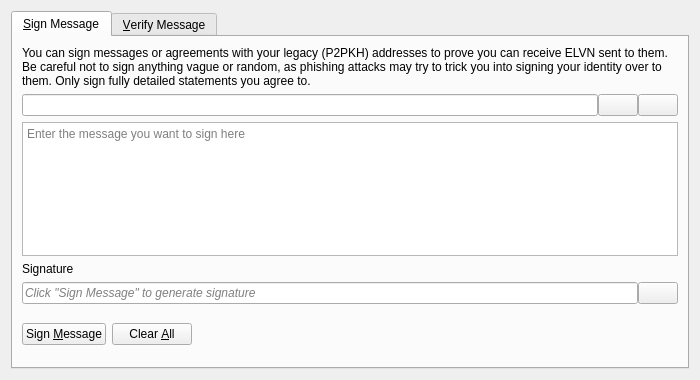
<?xml version="1.0" encoding="UTF-8"?>
<ui version="4.0">
 <class>SignVerifyMessageDialog</class>
 <widget class="QDialog" name="SignVerifyMessageDialog">
  <property name="geometry">
   <rect>
    <x>0</x>
    <y>0</y>
    <width>700</width>
    <height>380</height>
   </rect>
  </property>
  <property name="windowTitle">
   <string>Signatures - Sign / Verify a Message</string>
  </property>
  <property name="modal">
   <bool>true</bool>
  </property>
  <layout class="QVBoxLayout" name="verticalLayout">
   <item>
    <widget class="QTabWidget" name="tabWidget">
     <property name="currentIndex">
      <number>0</number>
     </property>
     <widget class="QWidget" name="tabSignMessage">
      <attribute name="title">
       <string>&amp;Sign Message</string>
      </attribute>
      <layout class="QVBoxLayout" name="verticalLayout_SM">
       <item>
        <widget class="QLabel" name="infoLabel_SM">
         <property name="text">
          <string>You can sign messages or agreements with your legacy (P2PKH) addresses to prove you can receive ELVN sent to them. Be careful not to sign anything vague or random, as phishing attacks may try to trick you into signing your identity over to them. Only sign fully detailed statements you agree to.</string>
         </property>
         <property name="textFormat">
          <enum>Qt::PlainText</enum>
         </property>
         <property name="wordWrap">
          <bool>true</bool>
         </property>
        </widget>
       </item>
       <item>
        <layout class="QHBoxLayout" name="horizontalLayout_1_SM">
         <property name="spacing">
          <number>0</number>
         </property>
         <item>
          <widget class="QValidatedLineEdit" name="addressIn_SM">
           <property name="toolTip">
            <string>The ELARVON address to sign the message with</string>
           </property>
          </widget>
         </item>
         <item>
          <widget class="QPushButton" name="addressBookButton_SM">
           <property name="toolTip">
            <string>Choose previously used address</string>
           </property>
           <property name="text">
            <string/>
           </property>
           <property name="icon">
            <iconset resource="../bitcoin.qrc">
             <normaloff>:/icons/address-book</normaloff>:/icons/address-book</iconset>
           </property>
           <property name="shortcut">
            <string>Alt+A</string>
           </property>
           <property name="autoDefault">
            <bool>false</bool>
           </property>
          </widget>
         </item>
         <item>
          <widget class="QPushButton" name="pasteButton_SM">
           <property name="toolTip">
            <string>Paste address from clipboard</string>
           </property>
           <property name="text">
            <string/>
           </property>
           <property name="icon">
            <iconset resource="../bitcoin.qrc">
             <normaloff>:/icons/editpaste</normaloff>:/icons/editpaste</iconset>
           </property>
           <property name="shortcut">
            <string>Alt+P</string>
           </property>
           <property name="autoDefault">
            <bool>false</bool>
           </property>
          </widget>
         </item>
        </layout>
       </item>
       <item>
        <widget class="QPlainTextEdit" name="messageIn_SM">
         <property name="toolTip">
          <string>Enter the message you want to sign here</string>
         </property>
         <property name="placeholderText">
          <string>Enter the message you want to sign here</string>
         </property>
        </widget>
       </item>
       <item>
        <widget class="QLabel" name="signatureLabel_SM">
         <property name="text">
          <string>Signature</string>
         </property>
         <property name="textFormat">
          <enum>Qt::PlainText</enum>
         </property>
        </widget>
       </item>
       <item>
        <layout class="QHBoxLayout" name="horizontalLayout_2_SM">
         <property name="spacing">
          <number>0</number>
         </property>
         <item>
          <widget class="QLineEdit" name="signatureOut_SM">
           <property name="placeholderText">
            <string>Click "Sign Message" to generate signature</string>
           </property>
           <property name="font">
            <font>
             <italic>true</italic>
            </font>
           </property>
           <property name="readOnly">
            <bool>true</bool>
           </property>
          </widget>
         </item>
         <item>
          <widget class="QPushButton" name="copySignatureButton_SM">
           <property name="toolTip">
            <string>Copy the current signature to the clipboard</string>
           </property>
           <property name="text">
            <string/>
           </property>
           <property name="icon">
            <iconset resource="../bitcoin.qrc">
             <normaloff>:/icons/editcopy</normaloff>:/icons/editcopy</iconset>
           </property>
           <property name="autoDefault">
            <bool>false</bool>
           </property>
          </widget>
         </item>
        </layout>
       </item>
       <item>
        <layout class="QHBoxLayout" name="horizontalLayout_3_SM">
         <item>
          <widget class="QPushButton" name="signMessageButton_SM">
           <property name="toolTip">
            <string>Sign the message to prove you own this ELARVON address</string>
           </property>
           <property name="text">
            <string>Sign &amp;Message</string>
           </property>
           <property name="icon">
            <iconset resource="../bitcoin.qrc">
             <normaloff>:/icons/edit</normaloff>:/icons/edit</iconset>
           </property>
           <property name="autoDefault">
            <bool>false</bool>
           </property>
          </widget>
         </item>
         <item>
          <widget class="QPushButton" name="clearButton_SM">
           <property name="toolTip">
            <string>Reset all sign message fields</string>
           </property>
           <property name="text">
            <string>Clear &amp;All</string>
           </property>
           <property name="icon">
            <iconset resource="../bitcoin.qrc">
             <normaloff>:/icons/remove</normaloff>:/icons/remove</iconset>
           </property>
           <property name="autoDefault">
            <bool>false</bool>
           </property>
          </widget>
         </item>
         <item>
          <spacer name="horizontalSpacer_1_SM">
           <property name="orientation">
            <enum>Qt::Horizontal</enum>
           </property>
           <property name="sizeHint" stdset="0">
            <size>
             <width>40</width>
             <height>48</height>
            </size>
           </property>
          </spacer>
         </item>
         <item>
          <widget class="QLabel" name="statusLabel_SM">
           <property name="font">
            <font>
             <weight>75</weight>
             <bold>true</bold>
            </font>
           </property>
           <property name="text">
            <string/>
           </property>
           <property name="wordWrap">
            <bool>true</bool>
           </property>
          </widget>
         </item>
         <item>
          <spacer name="horizontalSpacer_2_SM">
           <property name="orientation">
            <enum>Qt::Horizontal</enum>
           </property>
           <property name="sizeHint" stdset="0">
            <size>
             <width>40</width>
             <height>48</height>
            </size>
           </property>
          </spacer>
         </item>
        </layout>
       </item>
      </layout>
     </widget>
     <widget class="QWidget" name="tabVerifyMessage">
      <attribute name="title">
       <string>&amp;Verify Message</string>
      </attribute>
      <layout class="QVBoxLayout" name="verticalLayout_VM">
       <item>
        <widget class="QLabel" name="infoLabel_VM">
         <property name="text">
          <string>Enter the receiver's address, message (ensure you copy line breaks, spaces, tabs, etc. exactly) and signature below to verify the message. Be careful not to read more into the signature than what is in the signed message itself, to avoid being tricked by a man-in-the-middle attack. Note that this only proves the signing party receives with the address, it cannot prove sendership of any transaction!</string>
         </property>
         <property name="textFormat">
          <enum>Qt::PlainText</enum>
         </property>
         <property name="alignment">
          <set>Qt::AlignLeading|Qt::AlignLeft|Qt::AlignTop</set>
         </property>
         <property name="wordWrap">
          <bool>true</bool>
         </property>
        </widget>
       </item>
       <item>
        <layout class="QHBoxLayout" name="horizontalLayout_1_VM">
         <property name="spacing">
          <number>0</number>
         </property>
         <item>
          <widget class="QValidatedLineEdit" name="addressIn_VM">
           <property name="toolTip">
            <string>The ELARVON address the message was signed with</string>
           </property>
          </widget>
         </item>
         <item>
          <widget class="QPushButton" name="addressBookButton_VM">
           <property name="toolTip">
            <string>Choose previously used address</string>
           </property>
           <property name="text">
            <string/>
           </property>
           <property name="icon">
            <iconset resource="../bitcoin.qrc">
             <normaloff>:/icons/address-book</normaloff>:/icons/address-book</iconset>
           </property>
           <property name="shortcut">
            <string>Alt+A</string>
           </property>
           <property name="autoDefault">
            <bool>false</bool>
           </property>
          </widget>
         </item>
        </layout>
       </item>
       <item>
        <widget class="QPlainTextEdit" name="messageIn_VM">
          <property name="toolTip">
            <string>The signed message to verify</string>
          </property>
          <property name="placeholderText">
            <string>The signed message to verify</string>
          </property>
        </widget>
       </item>
       <item>
        <widget class="QValidatedLineEdit" name="signatureIn_VM">
          <property name="toolTip">
            <string>The signature given when the message was signed</string>
          </property>
          <property name="placeholderText">
            <string>The signature given when the message was signed</string>
          </property>
        </widget>
       </item>
       <item>
        <layout class="QHBoxLayout" name="horizontalLayout_2_VM">
         <item>
          <widget class="QPushButton" name="verifyMessageButton_VM">
           <property name="toolTip">
            <string>Verify the message to ensure it was signed with the specified ELARVON address</string>
           </property>
           <property name="text">
            <string>Verify &amp;Message</string>
           </property>
           <property name="icon">
            <iconset resource="../bitcoin.qrc">
             <normaloff>:/icons/transaction_0</normaloff>:/icons/transaction_0</iconset>
           </property>
           <property name="autoDefault">
            <bool>false</bool>
           </property>
          </widget>
         </item>
         <item>
          <widget class="QPushButton" name="clearButton_VM">
           <property name="toolTip">
            <string>Reset all verify message fields</string>
           </property>
           <property name="text">
            <string>Clear &amp;All</string>
           </property>
           <property name="icon">
            <iconset resource="../bitcoin.qrc">
             <normaloff>:/icons/remove</normaloff>:/icons/remove</iconset>
           </property>
           <property name="autoDefault">
            <bool>false</bool>
           </property>
          </widget>
         </item>
         <item>
          <spacer name="horizontalSpacer_1_VM">
           <property name="orientation">
            <enum>Qt::Horizontal</enum>
           </property>
           <property name="sizeHint" stdset="0">
            <size>
             <width>40</width>
             <height>48</height>
            </size>
           </property>
          </spacer>
         </item>
         <item>
          <widget class="QLabel" name="statusLabel_VM">
           <property name="font">
            <font>
             <weight>75</weight>
             <bold>true</bold>
            </font>
           </property>
           <property name="text">
            <string/>
           </property>
           <property name="wordWrap">
            <bool>true</bool>
           </property>
          </widget>
         </item>
         <item>
          <spacer name="horizontalSpacer_2_VM">
           <property name="orientation">
            <enum>Qt::Horizontal</enum>
           </property>
           <property name="sizeHint" stdset="0">
            <size>
             <width>40</width>
             <height>48</height>
            </size>
           </property>
          </spacer>
         </item>
        </layout>
       </item>
      </layout>
     </widget>
    </widget>
   </item>
  </layout>
 </widget>
 <customwidgets>
  <customwidget>
   <class>QValidatedLineEdit</class>
   <extends>QLineEdit</extends>
   <header>qt/qvalidatedlineedit.h</header>
  </customwidget>
 </customwidgets>
 <resources>
  <include location="../bitcoin.qrc"/>
 </resources>
 <connections/>
</ui>
